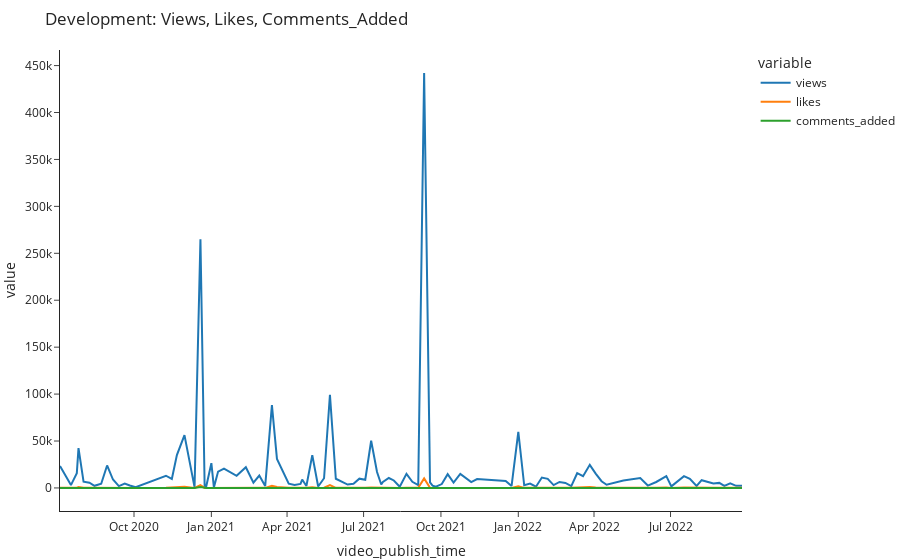

The cell this chart's notebook holds for it:
### Code cell
def plot_timeseries(df, columns):
    df = df.set_index("video_publish_time").sort_index() # set the index with the value in the columns video_publish_time and sorted it 
    fig = px.line(
        df,
        x=df.index,
        y=columns,
        template="simple_white",
        hover_name="video_title",
        title=f"Development: {', '.join(columns).title()}",
    ) # create a fig using using plotly express with the following arguments(dataframe, axis x, axis y, template hover_name, and the title that will apper )
    fig.update_layout(hovermode="x unified", margin=dict(l=0, r=0, t=50, b=5)) #  hovermode="x unified" is when hovering over data points on the plot, the hover labels will be shown for all traces at the same x-coordinate. This is useful for comparing values across multiple traces.
    return fig

fig = plot_timeseries(df=df, columns=["views", "likes", "comments_added"])
fig.show()

### Figure 1 — Plotly figure (JSON) as saved in the notebook; plotly's stock layout.template omitted (floating-point values rounded to 4 significant figures)
{"data": [{"hovertemplate": "<b>%{hovertext}</b><br><br>variable=views<br>video_publish_time=%{x}<br>value=%{y}<extra></extra>", "hovertext": ["📈 How To Get Stock Data In Excel By Using VBA | Step-by-Step Tutorial", "💻 How To Create A GUI In Python Using Tkinter To Display COVID19 Stats | Step-by-Step Tutorial", "How To Create An Interactive Gantt Diagram In Python Using Plotly & Excel | Step-by-Step Tutorial", "How To Execute A Python Script From Excel Using VBA | Step-by-Step Tutorial [EASY]", "How To Create A Treemap & Sunburst Chart In Python Using Plotly & Excel | Tutorial [EASY] 💻", "How To Create An Animated Bar Chart (Bar Race) In Python Using Plotly & Excel | Tutorial [EASY] 💻", "How To Create A Waterfall Chart In Python Using Plotly & Excel | Tutorial [EASY] 💻", "How To Create A Pie Chart In Python Using Plotly & Excel | Tutorial [EASY] 💻", "How To Create A Word Cloud In Python | Tutorial [EASY] 💻", "How to Get Stock Data & Export It To Excel Using Python | Tutorial [EASY] 💻", "How To Create A GUI Program In Python Using Tkinter (EASY) 💻 | Fun Fact Generator", "📈 How To Create A Candlestick Chart In Python Using Plotly | Tutorial [EASY]", "How To Create A Bar Race Animation Using Excel And Python | Tutorial [EASY] 💻", "Excel Template To Create Interactive Waterfall Charts | Combines VBA + Python 💻", "Send WhatsApp Messages From Excel With VBA Using Twilio | Step-by-Step Tutorial 💬", "Turn Your Excel Worksheet Into An Exploratory Data Analysis Report In Just 3 Lines Of Python Code 🔥", "How To Send SMS Messages From Excel With VBA | Step-by-Step Tutorial 💬", "How To Automate Excel Using Python | Combine Files & Create Charts 🤓", "Create Hand Drawn Charts In Excel Using Python (Fast & Easy) | Cutecharts Tutorial 📊", "How To Send WhatsApp Messages From Excel Using VBA (Free & Easy) 📲", "How To Create An Interactive Population Pyramid in Python Using Plotly (Fast & Easy)", "Create Gauge & Bullet Charts In 3 Seconds Using Excel and Python 🐍 | Free Excel Template", "Send Daily Push Notifications to Your Phone Using Python | Build A New Year's Resolution BOT (fast)", "Quick Tip: Excel VBA Debugging", "Install Miniconda (Python) with Jupyter Notebook and Setting Up Virtual Environments on Windows 10", "How to Export WhatsApp Chat History to Excel using Python 📲 (fast & easy) | Android and iOS", "Solve Real-World Data Science Tasks in Python | Data Analysis with Pandas & Plotly (Full Tutorial)", "How to Run Python in an Open Excel Workbook (EASY) | Combine Excel & Python | xlwings Tutorial", "Read Messy & Poorly Structured Excel Files Using Pandas (Python)", "Replace Excel Vlookup in Python Using Pandas (fast & easy) | Pandas Merge Tutorial", "Pull Stock Data & Export It To Excel Using Python #shorts", "Turn Your Excel File Into A Web App With Python (fast & easy) | Streamlit Tutorial", "Deploy Your Streamlit Web App on Heroku For Free (fast & easy)", "Build a Dividend & Portfolio Tracker in Excel by using Python [Free Template]", "Build a Weather App in Excel by using Python", "How to Merge Multiple PDF Files in Excel Using Python (fast & easy)", "What is this channel all about...", "How To Create Pandas Dataframe From Clipboard #Shorts", "Automating Word Documents from Excel Using Python | ‘docxtpl’ Tutorial", "Create A Liquid (Water Polo) Chart From Excel Data in Python | ‘PyeCharts’ Tutorials", "Split Excel Data into Multiple Files by Column Values using Python (fast & easy)", "How to Create an Excel Data Entry Form in 10 Minutes Using Python (No VBA) | Easy & Simple", "How To Send Bulk SMS From Excel With TWILIO + VBA [Free Template]", "Python: Split Each Excel Sheet Into Separate Files (fast & easy)", "Excel SUMIFS, COUNTIFS & AVERAGEIFS in PYTHON (Pandas Library)", "How to Send Push Notifications to Your Phone Using Excel & VBA", "Build a Web App to Group & Plot Excel Files in Python with Streamlit", "Python: Combine All Excel Files in a Folder into One Workbook", "Send BULK SMS From Your OWN Number Using EXCEL [Free Template]", "Python: Copy Data From Multiple Files to Master File | Read/Write Closed Excel Files Using Openpyxl", "How To Remove “Made with Streamlit”, Hamburger Icon Menu & Streamlit Header", "Send Bulk Emails From Your Gmail Account Using Excel VBA (with Attachments) | FREE TEMPLATE 😎", "Combine Excel & Python | Execute a Python Script from Excel using xlwings | Works on Windows & macOS", "FREE Excel Add-in to Boost Your Productivity", "Python: Group Excel Sheets & Save Them As Separate Workbooks", "How To Execute An Excel VBA Macro From Python", "Integrate Lottie Animations Inside Your Streamlit App!", "Create A Pandas Dataframe Right Inside Excel", "Turn An Excel Sheet Into An Interactive Dashboard Using Python (Streamlit)", "How To Add A Contact Form To Your Streamlit App", "How To Save Cookies & Login Data In Selenium VBA (Chrome Webdriver)", "Automate Tinder with EXCEL | Step-By-Step Tutorial", "4 Pandas Functions That I Wish I Knew Earlier", "Automate Excel Reporting Using Python (Real-Life-Example) | Pandas, Plotly, Xlwings Tutorial", "How to use the Pathlib Module in Python | QuickStart Guide for Beginners", "How To Easily Insert Python Charts Into Excel", "Create and Distribute Excel Files using Python and Outlook | Automate Excel with Python", "Python: How to Loop Through Folders and Subfolders", "Is PYTHON or VBA better? Which language should you learn? 🤔", "Add a snowflake animation to your streamlit web app (quick & easy)", "Build a Website in only 12 minutes using Python & Streamlit", "How to Split Each Excel Sheet Into a Separate File Using Python", "Find & Replace Values in Multiple Excel Files using Python (fast & easy)", "Save Excel Values From Each Worksheet In A Separate File", "Export Pandas DataFrames to new & existing Excel workbook", "Create a Data Entry Form for MS Word in 10 Minutes using Python | PySimpleGUI & docxtpl Tutorial", "How to Merge Excel Files with Different Headers in Python", "Generate MS Word documents in bulk based on an Excel list using Python", "Supercharge Excel With Python 🚀", "Weighted Average Calculation in Pandas", "The EASIEST way to insert a NAVIGATION into your Streamlit app", "Download All Messages & Attachments From Outlook Using Python", "Turn Your Excel Data Into An Interactive Dashboard Using Python | Pyecharts Tutorial", "Compare Two Excel Sheets with Different Number of Rows and Find Differences using Python", "Make a GUI with just ONE LINE of code using Python", "Merge multiple PDF files based on their name using Python (Real-World Example)", "Turn Your Excel Sheet Into An Interactive Application Using Python (Full Project)", "How to Add a User Authentication Service (Login Form) in Streamlit", "Execute a Python Script from Excel using the MyToolBelt add-in", "How to Add a User Authentication Service (Login Form) in Streamlit + Database", "Build A Streamlit Web App From Scratch (incl. NoSQL Database + interactive Sankey chart) 🚀", "How to Lock Cells in Excel using Python 🔒 (by Cell Color, Font Style, Formula or Cell Value)", "Create an advanced GUI app with PySimpleGUI (Full Tutorial)", "How to create a Streamlit Multi-Page Web App", "Export a Pandas Dataframe to Excel with Document Properties", "Run SQL queries in EXCEL (just like a normal Excel formula 🤯)", "Automate Emails Using Python! Build An Automatic Payment Reminder & Schedule Your Scripts Online", "Build A Digital Resume Using Python & Streamlit", "Convert the content from multiple TXT or CSV files into Excel using Python (Real-World Example)", "5 Little Known Pandas Features 🤓", "Deploy Your Streamlit App To Render (Free Heroku Alternative)", "The EASIEST way to load multiple EXCEL sheets in PANDAS"], "legendgroup": "views", "line": {"color": "#1F77B4", "dash": "solid"}, "marker": {"symbol": "circle"}, "mode": "lines", "name": "views", "orientation": "v", "showlegend": true, "type": "scatter", "x": ["2020-07-05T00:00:00", "2020-07-18T00:00:00", "2020-07-25T00:00:00", "2020-07-27T00:00:00", "2020-08-02T00:00:00", "2020-08-09T00:00:00", "2020-08-15T00:00:00", "2020-08-23T00:00:00", "2020-08-30T00:00:00", "2020-09-06T00:00:00", "2020-09-13T00:00:00", "2020-09-20T00:00:00", "2020-09-26T00:00:00", "2020-10-03T00:00:00", "2020-11-08T00:00:00", "2020-11-15T00:00:00", "2020-11-21T00:00:00", "2020-11-30T00:00:00", "2020-12-12T00:00:00", "2020-12-19T00:00:00", "2020-12-24T00:00:00", "2020-12-26T00:00:00", "2021-01-01T00:00:00", "2021-01-04T00:00:00", "2021-01-09T00:00:00", "2021-01-16T00:00:00", "2021-01-31T00:00:00", "2021-02-11T00:00:00", "2021-02-20T00:00:00", "2021-02-27T00:00:00", "2021-03-06T00:00:00", "2021-03-14T00:00:00", "2021-03-20T00:00:00", "2021-04-03T00:00:00", "2021-04-10T00:00:00", "2021-04-17T00:00:00", "2021-04-19T00:00:00", "2021-04-24T00:00:00", "2021-05-01T00:00:00", "2021-05-08T00:00:00", "2021-05-15T00:00:00", "2021-05-22T00:00:00", "2021-05-29T00:00:00", "2021-06-05T00:00:00", "2021-06-12T00:00:00", "2021-06-19T00:00:00", "2021-06-26T00:00:00", "2021-07-03T00:00:00", "2021-07-10T00:00:00", "2021-07-17T00:00:00", "2021-07-22T00:00:00", "2021-07-24T00:00:00", "2021-07-31T00:00:00", "2021-08-06T00:00:00", "2021-08-13T00:00:00", "2021-08-21T00:00:00", "2021-08-28T00:00:00", "2021-09-04T00:00:00", "2021-09-11T00:00:00", "2021-09-18T00:00:00", "2021-09-21T00:00:00", "2021-09-25T00:00:00", "2021-10-02T00:00:00", "2021-10-09T00:00:00", "2021-10-16T00:00:00", "2021-10-24T00:00:00", "2021-11-06T00:00:00", "2021-11-13T00:00:00", "2021-12-17T00:00:00", "2021-12-24T00:00:00", "2022-01-01T00:00:00", "2022-01-08T00:00:00", "2022-01-15T00:00:00", "2022-01-22T00:00:00", "2022-01-29T00:00:00", "2022-02-05T00:00:00", "2022-02-12T00:00:00", "2022-02-19T00:00:00", "2022-02-26T00:00:00", "2022-03-05T00:00:00", "2022-03-12T00:00:00", "2022-03-19T00:00:00", "2022-03-27T00:00:00", "2022-04-03T00:00:00", "2022-04-10T00:00:00", "2022-04-16T00:00:00", "2022-05-06T00:00:00", "2022-05-26T00:00:00", "2022-06-04T00:00:00", "2022-06-14T00:00:00", "2022-06-26T00:00:00", "2022-07-02T00:00:00", "2022-07-17T00:00:00", "2022-07-24T00:00:00", "2022-08-01T00:00:00", "2022-08-07T00:00:00", "2022-08-21T00:00:00", "2022-08-28T00:00:00", "2022-09-03T00:00:00", "2022-09-10T00:00:00", "2022-09-17T00:00:00", "2022-09-24T00:00:00"], "xaxis": "x", "y": [23304, 3058, 15731, 42471, 6604, 5534, 2307, 4465, 23941, 8966, 1994, 4666, 2610, 806, 13026, 9606, 35044, 56273, 904, 265002, 2121, 2159, 26379, 621, 17415, 20518, 12911, 22070, 5555, 13245, 1961, 88223, 30941, 4550, 3197, 4257, 8974, 2137, 34943, 1538, 10331, 99259, 9781, 6659, 3584, 4498, 9875, 8719, 50270, 17039, 3708, 6397, 10585, 7972, 1322, 14967, 6600, 3001, 442044, 5976, 2436, 1343, 4129, 14713, 5783, 15027, 6170, 9416, 7523, 2087, 59870, 2866, 4685, 1360, 11057, 9668, 3068, 6382, 5343, 1957, 15711, 12532, 24612, 15348, 7158, 3432, 7829, 10576, 2554, 6365, 12591, 1688, 12537, 9704, 2111, 8268, 4800, 5400, 2143, 4979, 2238, 2221], "yaxis": "y"}, {"hovertemplate": "<b>%{hovertext}</b><br><br>variable=likes<br>video_publish_time=%{x}<br>value=%{y}<extra></extra>", "hovertext": ["📈 How To Get Stock Data In Excel By Using VBA | Step-by-Step Tutorial", "💻 How To Create A GUI In Python Using Tkinter To Display COVID19 Stats | Step-by-Step Tutorial", "How To Create An Interactive Gantt Diagram In Python Using Plotly & Excel | Step-by-Step Tutorial", "How To Execute A Python Script From Excel Using VBA | Step-by-Step Tutorial [EASY]", "How To Create A Treemap & Sunburst Chart In Python Using Plotly & Excel | Tutorial [EASY] 💻", "How To Create An Animated Bar Chart (Bar Race) In Python Using Plotly & Excel | Tutorial [EASY] 💻", "How To Create A Waterfall Chart In Python Using Plotly & Excel | Tutorial [EASY] 💻", "How To Create A Pie Chart In Python Using Plotly & Excel | Tutorial [EASY] 💻", "How To Create A Word Cloud In Python | Tutorial [EASY] 💻", "How to Get Stock Data & Export It To Excel Using Python | Tutorial [EASY] 💻", "How To Create A GUI Program In Python Using Tkinter (EASY) 💻 | Fun Fact Generator", "📈 How To Create A Candlestick Chart In Python Using Plotly | Tutorial [EASY]", "How To Create A Bar Race Animation Using Excel And Python | Tutorial [EASY] 💻", "Excel Template To Create Interactive Waterfall Charts | Combines VBA + Python 💻", "Send WhatsApp Messages From Excel With VBA Using Twilio | Step-by-Step Tutorial 💬", "Turn Your Excel Worksheet Into An Exploratory Data Analysis Report In Just 3 Lines Of Python Code 🔥", "How To Send SMS Messages From Excel With VBA | Step-by-Step Tutorial 💬", "How To Automate Excel Using Python | Combine Files & Create Charts 🤓", "Create Hand Drawn Charts In Excel Using Python (Fast & Easy) | Cutecharts Tutorial 📊", "How To Send WhatsApp Messages From Excel Using VBA (Free & Easy) 📲", "How To Create An Interactive Population Pyramid in Python Using Plotly (Fast & Easy)", "Create Gauge & Bullet Charts In 3 Seconds Using Excel and Python 🐍 | Free Excel Template", "Send Daily Push Notifications to Your Phone Using Python | Build A New Year's Resolution BOT (fast)", "Quick Tip: Excel VBA Debugging", "Install Miniconda (Python) with Jupyter Notebook and Setting Up Virtual Environments on Windows 10", "How to Export WhatsApp Chat History to Excel using Python 📲 (fast & easy) | Android and iOS", "Solve Real-World Data Science Tasks in Python | Data Analysis with Pandas & Plotly (Full Tutorial)", "How to Run Python in an Open Excel Workbook (EASY) | Combine Excel & Python | xlwings Tutorial", "Read Messy & Poorly Structured Excel Files Using Pandas (Python)", "Replace Excel Vlookup in Python Using Pandas (fast & easy) | Pandas Merge Tutorial", "Pull Stock Data & Export It To Excel Using Python #shorts", "Turn Your Excel File Into A Web App With Python (fast & easy) | Streamlit Tutorial", "Deploy Your Streamlit Web App on Heroku For Free (fast & easy)", "Build a Dividend & Portfolio Tracker in Excel by using Python [Free Template]", "Build a Weather App in Excel by using Python", "How to Merge Multiple PDF Files in Excel Using Python (fast & easy)", "What is this channel all about...", "How To Create Pandas Dataframe From Clipboard #Shorts", "Automating Word Documents from Excel Using Python | ‘docxtpl’ Tutorial", "Create A Liquid (Water Polo) Chart From Excel Data in Python | ‘PyeCharts’ Tutorials", "Split Excel Data into Multiple Files by Column Values using Python (fast & easy)", "How to Create an Excel Data Entry Form in 10 Minutes Using Python (No VBA) | Easy & Simple", "How To Send Bulk SMS From Excel With TWILIO + VBA [Free Template]", "Python: Split Each Excel Sheet Into Separate Files (fast & easy)", "Excel SUMIFS, COUNTIFS & AVERAGEIFS in PYTHON (Pandas Library)", "How to Send Push Notifications to Your Phone Using Excel & VBA", "Build a Web App to Group & Plot Excel Files in Python with Streamlit", "Python: Combine All Excel Files in a Folder into One Workbook", "Send BULK SMS From Your OWN Number Using EXCEL [Free Template]", "Python: Copy Data From Multiple Files to Master File | Read/Write Closed Excel Files Using Openpyxl", "How To Remove “Made with Streamlit”, Hamburger Icon Menu & Streamlit Header", "Send Bulk Emails From Your Gmail Account Using Excel VBA (with Attachments) | FREE TEMPLATE 😎", "Combine Excel & Python | Execute a Python Script from Excel using xlwings | Works on Windows & macOS", "FREE Excel Add-in to Boost Your Productivity", "Python: Group Excel Sheets & Save Them As Separate Workbooks", "How To Execute An Excel VBA Macro From Python", "Integrate Lottie Animations Inside Your Streamlit App!", "Create A Pandas Dataframe Right Inside Excel", "Turn An Excel Sheet Into An Interactive Dashboard Using Python (Streamlit)", "How To Add A Contact Form To Your Streamlit App", "How To Save Cookies & Login Data In Selenium VBA (Chrome Webdriver)", "Automate Tinder with EXCEL | Step-By-Step Tutorial", "4 Pandas Functions That I Wish I Knew Earlier", "Automate Excel Reporting Using Python (Real-Life-Example) | Pandas, Plotly, Xlwings Tutorial", "How to use the Pathlib Module in Python | QuickStart Guide for Beginners", "How To Easily Insert Python Charts Into Excel", "Create and Distribute Excel Files using Python and Outlook | Automate Excel with Python", "Python: How to Loop Through Folders and Subfolders", "Is PYTHON or VBA better? Which language should you learn? 🤔", "Add a snowflake animation to your streamlit web app (quick & easy)", "Build a Website in only 12 minutes using Python & Streamlit", "How to Split Each Excel Sheet Into a Separate File Using Python", "Find & Replace Values in Multiple Excel Files using Python (fast & easy)", "Save Excel Values From Each Worksheet In A Separate File", "Export Pandas DataFrames to new & existing Excel workbook", "Create a Data Entry Form for MS Word in 10 Minutes using Python | PySimpleGUI & docxtpl Tutorial", "How to Merge Excel Files with Different Headers in Python", "Generate MS Word documents in bulk based on an Excel list using Python", "Supercharge Excel With Python 🚀", "Weighted Average Calculation in Pandas", "The EASIEST way to insert a NAVIGATION into your Streamlit app", "Download All Messages & Attachments From Outlook Using Python", "Turn Your Excel Data Into An Interactive Dashboard Using Python | Pyecharts Tutorial", "Compare Two Excel Sheets with Different Number of Rows and Find Differences using Python", "Make a GUI with just ONE LINE of code using Python", "Merge multiple PDF files based on their name using Python (Real-World Example)", "Turn Your Excel Sheet Into An Interactive Application Using Python (Full Project)", "How to Add a User Authentication Service (Login Form) in Streamlit", "Execute a Python Script from Excel using the MyToolBelt add-in", "How to Add a User Authentication Service (Login Form) in Streamlit + Database", "Build A Streamlit Web App From Scratch (incl. NoSQL Database + interactive Sankey chart) 🚀", "How to Lock Cells in Excel using Python 🔒 (by Cell Color, Font Style, Formula or Cell Value)", "Create an advanced GUI app with PySimpleGUI (Full Tutorial)", "How to create a Streamlit Multi-Page Web App", "Export a Pandas Dataframe to Excel with Document Properties", "Run SQL queries in EXCEL (just like a normal Excel formula 🤯)", "Automate Emails Using Python! Build An Automatic Payment Reminder & Schedule Your Scripts Online", "Build A Digital Resume Using Python & Streamlit", "Convert the content from multiple TXT or CSV files into Excel using Python (Real-World Example)", "5 Little Known Pandas Features 🤓", "Deploy Your Streamlit App To Render (Free Heroku Alternative)", "The EASIEST way to load multiple EXCEL sheets in PANDAS"], "legendgroup": "likes", "line": {"color": "#FF7F0E", "dash": "solid"}, "marker": {"symbol": "circle"}, "mode": "lines", "name": "likes", "orientation": "v", "showlegend": true, "type": "scatter", "x": ["2020-07-05T00:00:00", "2020-07-18T00:00:00", "2020-07-25T00:00:00", "2020-07-27T00:00:00", "2020-08-02T00:00:00", "2020-08-09T00:00:00", "2020-08-15T00:00:00", "2020-08-23T00:00:00", "2020-08-30T00:00:00", "2020-09-06T00:00:00", "2020-09-13T00:00:00", "2020-09-20T00:00:00", "2020-09-26T00:00:00", "2020-10-03T00:00:00", "2020-11-08T00:00:00", "2020-11-15T00:00:00", "2020-11-21T00:00:00", "2020-11-30T00:00:00", "2020-12-12T00:00:00", "2020-12-19T00:00:00", "2020-12-24T00:00:00", "2020-12-26T00:00:00", "2021-01-01T00:00:00", "2021-01-04T00:00:00", "2021-01-09T00:00:00", "2021-01-16T00:00:00", "2021-01-31T00:00:00", "2021-02-11T00:00:00", "2021-02-20T00:00:00", "2021-02-27T00:00:00", "2021-03-06T00:00:00", "2021-03-14T00:00:00", "2021-03-20T00:00:00", "2021-04-03T00:00:00", "2021-04-10T00:00:00", "2021-04-17T00:00:00", "2021-04-19T00:00:00", "2021-04-24T00:00:00", "2021-05-01T00:00:00", "2021-05-08T00:00:00", "2021-05-15T00:00:00", "2021-05-22T00:00:00", "2021-05-29T00:00:00", "2021-06-05T00:00:00", "2021-06-12T00:00:00", "2021-06-19T00:00:00", "2021-06-26T00:00:00", "2021-07-03T00:00:00", "2021-07-10T00:00:00", "2021-07-17T00:00:00", "2021-07-22T00:00:00", "2021-07-24T00:00:00", "2021-07-31T00:00:00", "2021-08-06T00:00:00", "2021-08-13T00:00:00", "2021-08-21T00:00:00", "2021-08-28T00:00:00", "2021-09-04T00:00:00", "2021-09-11T00:00:00", "2021-09-18T00:00:00", "2021-09-21T00:00:00", "2021-09-25T00:00:00", "2021-10-02T00:00:00", "2021-10-09T00:00:00", "2021-10-16T00:00:00", "2021-10-24T00:00:00", "2021-11-06T00:00:00", "2021-11-13T00:00:00", "2021-12-17T00:00:00", "2021-12-24T00:00:00", "2022-01-01T00:00:00", "2022-01-08T00:00:00", "2022-01-15T00:00:00", "2022-01-22T00:00:00", "2022-01-29T00:00:00", "2022-02-05T00:00:00", "2022-02-12T00:00:00", "2022-02-19T00:00:00", "2022-02-26T00:00:00", "2022-03-05T00:00:00", "2022-03-12T00:00:00", "2022-03-19T00:00:00", "2022-03-27T00:00:00", "2022-04-03T00:00:00", "2022-04-10T00:00:00", "2022-04-16T00:00:00", "2022-05-06T00:00:00", "2022-05-26T00:00:00", "2022-06-04T00:00:00", "2022-06-14T00:00:00", "2022-06-26T00:00:00", "2022-07-02T00:00:00", "2022-07-17T00:00:00", "2022-07-24T00:00:00", "2022-08-01T00:00:00", "2022-08-07T00:00:00", "2022-08-21T00:00:00", "2022-08-28T00:00:00", "2022-09-03T00:00:00", "2022-09-10T00:00:00", "2022-09-17T00:00:00", "2022-09-24T00:00:00"], "xaxis": "x", "y": [304, 42, 258, 883, 147, 119, 62, 58, 377, 158, 46, 92, 74, 25, 119, 301, 362, 1377, 48, 3057, 55, 49, 512, 14, 317, 271, 414, 393, 196, 345, 89, 2398, 966, 140, 87, 103, 47, 139, 745, 70, 237, 3112, 164, 86, 105, 109, 321, 171, 537, 373, 115, 135, 210, 294, 38, 261, 239, 124, 10175, 128, 46, 45, 360, 414, 256, 438, 270, 308, 271, 58, 1897, 102, 178, 50, 231, 421, 125, 238, 218, 93, 538, 364, 896, 385, 311, 154, 315, 392, 105, 203, 468, 56, 424, 246, 96, 338, 235, 280, 95, 293, 142, 134], "yaxis": "y"}, {"hovertemplate": "<b>%{hovertext}</b><br><br>variable=comments_added<br>video_publish_time=%{x}<br>value=%{y}<extra></extra>", "hovertext": ["📈 How To Get Stock Data In Excel By Using VBA | Step-by-Step Tutorial", "💻 How To Create A GUI In Python Using Tkinter To Display COVID19 Stats | Step-by-Step Tutorial", "How To Create An Interactive Gantt Diagram In Python Using Plotly & Excel | Step-by-Step Tutorial", "How To Execute A Python Script From Excel Using VBA | Step-by-Step Tutorial [EASY]", "How To Create A Treemap & Sunburst Chart In Python Using Plotly & Excel | Tutorial [EASY] 💻", "How To Create An Animated Bar Chart (Bar Race) In Python Using Plotly & Excel | Tutorial [EASY] 💻", "How To Create A Waterfall Chart In Python Using Plotly & Excel | Tutorial [EASY] 💻", "How To Create A Pie Chart In Python Using Plotly & Excel | Tutorial [EASY] 💻", "How To Create A Word Cloud In Python | Tutorial [EASY] 💻", "How to Get Stock Data & Export It To Excel Using Python | Tutorial [EASY] 💻", "How To Create A GUI Program In Python Using Tkinter (EASY) 💻 | Fun Fact Generator", "📈 How To Create A Candlestick Chart In Python Using Plotly | Tutorial [EASY]", "How To Create A Bar Race Animation Using Excel And Python | Tutorial [EASY] 💻", "Excel Template To Create Interactive Waterfall Charts | Combines VBA + Python 💻", "Send WhatsApp Messages From Excel With VBA Using Twilio | Step-by-Step Tutorial 💬", "Turn Your Excel Worksheet Into An Exploratory Data Analysis Report In Just 3 Lines Of Python Code 🔥", "How To Send SMS Messages From Excel With VBA | Step-by-Step Tutorial 💬", "How To Automate Excel Using Python | Combine Files & Create Charts 🤓", "Create Hand Drawn Charts In Excel Using Python (Fast & Easy) | Cutecharts Tutorial 📊", "How To Send WhatsApp Messages From Excel Using VBA (Free & Easy) 📲", "How To Create An Interactive Population Pyramid in Python Using Plotly (Fast & Easy)", "Create Gauge & Bullet Charts In 3 Seconds Using Excel and Python 🐍 | Free Excel Template", "Send Daily Push Notifications to Your Phone Using Python | Build A New Year's Resolution BOT (fast)", "Quick Tip: Excel VBA Debugging", "Install Miniconda (Python) with Jupyter Notebook and Setting Up Virtual Environments on Windows 10", "How to Export WhatsApp Chat History to Excel using Python 📲 (fast & easy) | Android and iOS", "Solve Real-World Data Science Tasks in Python | Data Analysis with Pandas & Plotly (Full Tutorial)", "How to Run Python in an Open Excel Workbook (EASY) | Combine Excel & Python | xlwings Tutorial", "Read Messy & Poorly Structured Excel Files Using Pandas (Python)", "Replace Excel Vlookup in Python Using Pandas (fast & easy) | Pandas Merge Tutorial", "Pull Stock Data & Export It To Excel Using Python #shorts", "Turn Your Excel File Into A Web App With Python (fast & easy) | Streamlit Tutorial", "Deploy Your Streamlit Web App on Heroku For Free (fast & easy)", "Build a Dividend & Portfolio Tracker in Excel by using Python [Free Template]", "Build a Weather App in Excel by using Python", "How to Merge Multiple PDF Files in Excel Using Python (fast & easy)", "What is this channel all about...", "How To Create Pandas Dataframe From Clipboard #Shorts", "Automating Word Documents from Excel Using Python | ‘docxtpl’ Tutorial", "Create A Liquid (Water Polo) Chart From Excel Data in Python | ‘PyeCharts’ Tutorials", "Split Excel Data into Multiple Files by Column Values using Python (fast & easy)", "How to Create an Excel Data Entry Form in 10 Minutes Using Python (No VBA) | Easy & Simple", "How To Send Bulk SMS From Excel With TWILIO + VBA [Free Template]", "Python: Split Each Excel Sheet Into Separate Files (fast & easy)", "Excel SUMIFS, COUNTIFS & AVERAGEIFS in PYTHON (Pandas Library)", "How to Send Push Notifications to Your Phone Using Excel & VBA", "Build a Web App to Group & Plot Excel Files in Python with Streamlit", "Python: Combine All Excel Files in a Folder into One Workbook", "Send BULK SMS From Your OWN Number Using EXCEL [Free Template]", "Python: Copy Data From Multiple Files to Master File | Read/Write Closed Excel Files Using Openpyxl", "How To Remove “Made with Streamlit”, Hamburger Icon Menu & Streamlit Header", "Send Bulk Emails From Your Gmail Account Using Excel VBA (with Attachments) | FREE TEMPLATE 😎", "Combine Excel & Python | Execute a Python Script from Excel using xlwings | Works on Windows & macOS", "FREE Excel Add-in to Boost Your Productivity", "Python: Group Excel Sheets & Save Them As Separate Workbooks", "How To Execute An Excel VBA Macro From Python", "Integrate Lottie Animations Inside Your Streamlit App!", "Create A Pandas Dataframe Right Inside Excel", "Turn An Excel Sheet Into An Interactive Dashboard Using Python (Streamlit)", "How To Add A Contact Form To Your Streamlit App", "How To Save Cookies & Login Data In Selenium VBA (Chrome Webdriver)", "Automate Tinder with EXCEL | Step-By-Step Tutorial", "4 Pandas Functions That I Wish I Knew Earlier", "Automate Excel Reporting Using Python (Real-Life-Example) | Pandas, Plotly, Xlwings Tutorial", "How to use the Pathlib Module in Python | QuickStart Guide for Beginners", "How To Easily Insert Python Charts Into Excel", "Create and Distribute Excel Files using Python and Outlook | Automate Excel with Python", "Python: How to Loop Through Folders and Subfolders", "Is PYTHON or VBA better? Which language should you learn? 🤔", "Add a snowflake animation to your streamlit web app (quick & easy)", "Build a Website in only 12 minutes using Python & Streamlit", "How to Split Each Excel Sheet Into a Separate File Using Python", "Find & Replace Values in Multiple Excel Files using Python (fast & easy)", "Save Excel Values From Each Worksheet In A Separate File", "Export Pandas DataFrames to new & existing Excel workbook", "Create a Data Entry Form for MS Word in 10 Minutes using Python | PySimpleGUI & docxtpl Tutorial", "How to Merge Excel Files with Different Headers in Python", "Generate MS Word documents in bulk based on an Excel list using Python", "Supercharge Excel With Python 🚀", "Weighted Average Calculation in Pandas", "The EASIEST way to insert a NAVIGATION into your Streamlit app", "Download All Messages & Attachments From Outlook Using Python", "Turn Your Excel Data Into An Interactive Dashboard Using Python | Pyecharts Tutorial", "Compare Two Excel Sheets with Different Number of Rows and Find Differences using Python", "Make a GUI with just ONE LINE of code using Python", "Merge multiple PDF files based on their name using Python (Real-World Example)", "Turn Your Excel Sheet Into An Interactive Application Using Python (Full Project)", "How to Add a User Authentication Service (Login Form) in Streamlit", "Execute a Python Script from Excel using the MyToolBelt add-in", "How to Add a User Authentication Service (Login Form) in Streamlit + Database", "Build A Streamlit Web App From Scratch (incl. NoSQL Database + interactive Sankey chart) 🚀", "How to Lock Cells in Excel using Python 🔒 (by Cell Color, Font Style, Formula or Cell Value)", "Create an advanced GUI app with PySimpleGUI (Full Tutorial)", "How to create a Streamlit Multi-Page Web App", "Export a Pandas Dataframe to Excel with Document Properties", "Run SQL queries in EXCEL (just like a normal Excel formula 🤯)", "Automate Emails Using Python! Build An Automatic Payment Reminder & Schedule Your Scripts Online", "Build A Digital Resume Using Python & Streamlit", "Convert the content from multiple TXT or CSV files into Excel using Python (Real-World Example)", "5 Little Known Pandas Features 🤓", "Deploy Your Streamlit App To Render (Free Heroku Alternative)", "The EASIEST way to load multiple EXCEL sheets in PANDAS"], "legendgroup": "comments_added", "line": {"color": "#2CA02C", "dash": "solid"}, "marker": {"symbol": "circle"}, "mode": "lines", "name": "comments_added", "orientation": "v", "showlegend": true, "type": "scatter", "x": ["2020-07-05T00:00:00", "2020-07-18T00:00:00", "2020-07-25T00:00:00", "2020-07-27T00:00:00", "2020-08-02T00:00:00", "2020-08-09T00:00:00", "2020-08-15T00:00:00", "2020-08-23T00:00:00", "2020-08-30T00:00:00", "2020-09-06T00:00:00", "2020-09-13T00:00:00", "2020-09-20T00:00:00", "2020-09-26T00:00:00", "2020-10-03T00:00:00", "2020-11-08T00:00:00", "2020-11-15T00:00:00", "2020-11-21T00:00:00", "2020-11-30T00:00:00", "2020-12-12T00:00:00", "2020-12-19T00:00:00", "2020-12-24T00:00:00", "2020-12-26T00:00:00", "2021-01-01T00:00:00", "2021-01-04T00:00:00", "2021-01-09T00:00:00", "2021-01-16T00:00:00", "2021-01-31T00:00:00", "2021-02-11T00:00:00", "2021-02-20T00:00:00", "2021-02-27T00:00:00", "2021-03-06T00:00:00", "2021-03-14T00:00:00", "2021-03-20T00:00:00", "2021-04-03T00:00:00", "2021-04-10T00:00:00", "2021-04-17T00:00:00", "2021-04-19T00:00:00", "2021-04-24T00:00:00", "2021-05-01T00:00:00", "2021-05-08T00:00:00", "2021-05-15T00:00:00", "2021-05-22T00:00:00", "2021-05-29T00:00:00", "2021-06-05T00:00:00", "2021-06-12T00:00:00", "2021-06-19T00:00:00", "2021-06-26T00:00:00", "2021-07-03T00:00:00", "2021-07-10T00:00:00", "2021-07-17T00:00:00", "2021-07-22T00:00:00", "2021-07-24T00:00:00", "2021-07-31T00:00:00", "2021-08-06T00:00:00", "2021-08-13T00:00:00", "2021-08-21T00:00:00", "2021-08-28T00:00:00", "2021-09-04T00:00:00", "2021-09-11T00:00:00", "2021-09-18T00:00:00", "2021-09-21T00:00:00", "2021-09-25T00:00:00", "2021-10-02T00:00:00", "2021-10-09T00:00:00", "2021-10-16T00:00:00", "2021-10-24T00:00:00", "2021-11-06T00:00:00", "2021-11-13T00:00:00", "2021-12-17T00:00:00", "2021-12-24T00:00:00", "2022-01-01T00:00:00", "2022-01-08T00:00:00", "2022-01-15T00:00:00", "2022-01-22T00:00:00", "2022-01-29T00:00:00", "2022-02-05T00:00:00", "2022-02-12T00:00:00", "2022-02-19T00:00:00", "2022-02-26T00:00:00", "2022-03-05T00:00:00", "2022-03-12T00:00:00", "2022-03-19T00:00:00", "2022-03-27T00:00:00", "2022-04-03T00:00:00", "2022-04-10T00:00:00", "2022-04-16T00:00:00", "2022-05-06T00:00:00", "2022-05-26T00:00:00", "2022-06-04T00:00:00", "2022-06-14T00:00:00", "2022-06-26T00:00:00", "2022-07-02T00:00:00", "2022-07-17T00:00:00", "2022-07-24T00:00:00", "2022-08-01T00:00:00", "2022-08-07T00:00:00", "2022-08-21T00:00:00", "2022-08-28T00:00:00", "2022-09-03T00:00:00", "2022-09-10T00:00:00", "2022-09-17T00:00:00", "2022-09-24T00:00:00"], "xaxis": "x", "y": [58, 9, 25, 59, 13, 7, 5, 13, 23, 15, 3, 6, 7, 6, 31, 10, 53, 41, 5, 885, 5, 2, 26, 2, 20, 46, 40, 24, 20, 28, 4, 77, 114, 21, 8, 19, 8, 10, 66, 6, 54, 207, 58, 23, 9, 17, 23, 20, 158, 20, 10, 46, 17, 49, 12, 32, 24, 8, 192, 8, 6, 7, 33, 32, 21, 33, 34, 21, 23, 3, 105, 21, 28, 6, 30, 62, 15, 53, 12, 6, 46, 53, 64, 27, 30, 17, 20, 66, 11, 35, 42, 10, 31, 32, 6, 22, 24, 23, 14, 11, 18, 11], "yaxis": "y"}], "layout": {"hovermode": "x unified", "legend": {"title": {"text": "variable"}, "tracegroupgap": 0}, "margin": {"b": 5, "l": 0, "r": 0, "t": 50}, "title": {"text": "Development: Views, Likes, Comments_Added"}, "xaxis": {"anchor": "y", "domain": [0, 1], "title": {"text": "video_publish_time"}}, "yaxis": {"anchor": "x", "domain": [0, 1], "title": {"text": "value"}}}}
